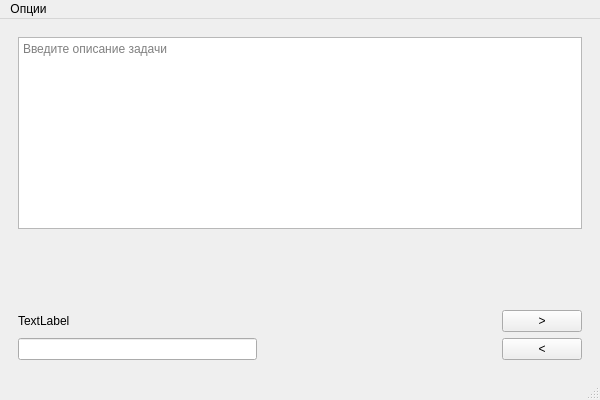
<?xml version="1.0" encoding="UTF-8"?>
<ui version="4.0">
 <class>MainWindow</class>
 <widget class="QMainWindow" name="MainWindow">
  <property name="geometry">
   <rect>
    <x>0</x>
    <y>0</y>
    <width>600</width>
    <height>400</height>
   </rect>
  </property>
  <property name="sizePolicy">
   <sizepolicy hsizetype="MinimumExpanding" vsizetype="MinimumExpanding">
    <horstretch>0</horstretch>
    <verstretch>0</verstretch>
   </sizepolicy>
  </property>
  <property name="minimumSize">
   <size>
    <width>600</width>
    <height>400</height>
   </size>
  </property>
  <property name="windowTitle">
   <string/>
  </property>
  <widget class="QWidget" name="centralwidget">
   <layout class="QVBoxLayout" name="verticalLayout">
    <item>
     <widget class="QWidget" name="widget" native="true">
      <layout class="QVBoxLayout" name="verticalLayout_2">
       <item>
        <widget class="QTextEdit" name="desc_edit">
         <property name="documentTitle">
          <string/>
         </property>
         <property name="undoRedoEnabled">
          <bool>true</bool>
         </property>
         <property name="html">
          <string>&lt;!DOCTYPE HTML PUBLIC &quot;-//W3C//DTD HTML 4.0//EN&quot; &quot;http://www.w3.org/TR/REC-html40/strict.dtd&quot;&gt;
&lt;html&gt;&lt;head&gt;&lt;meta name=&quot;qrichtext&quot; content=&quot;1&quot; /&gt;&lt;style type=&quot;text/css&quot;&gt;
p, li { white-space: pre-wrap; }
&lt;/style&gt;&lt;/head&gt;&lt;body style=&quot; font-family:'MS Shell Dlg 2'; font-size:8.25pt; font-weight:400; font-style:normal;&quot;&gt;
&lt;p style=&quot;-qt-paragraph-type:empty; margin-top:0px; margin-bottom:0px; margin-left:0px; margin-right:0px; -qt-block-indent:0; text-indent:0px;&quot;&gt;&lt;br /&gt;&lt;/p&gt;&lt;/body&gt;&lt;/html&gt;</string>
         </property>
         <property name="acceptRichText">
          <bool>false</bool>
         </property>
         <property name="placeholderText">
          <string>Введите описание задачи</string>
         </property>
        </widget>
       </item>
       <item>
        <spacer name="verticalSpacer">
         <property name="orientation">
          <enum>Qt::Vertical</enum>
         </property>
         <property name="sizeHint" stdset="0">
          <size>
           <width>20</width>
           <height>40</height>
          </size>
         </property>
        </spacer>
       </item>
       <item>
        <layout class="QGridLayout" name="gridLayout">
         <item row="0" column="2">
          <widget class="QPushButton" name="forward_btn">
           <property name="text">
            <string>&gt;</string>
           </property>
          </widget>
         </item>
         <item row="1" column="2">
          <widget class="QPushButton" name="back_btn">
           <property name="text">
            <string>&lt;</string>
           </property>
          </widget>
         </item>
         <item row="0" column="0">
          <widget class="QLabel" name="q_desc">
           <property name="text">
            <string>TextLabel</string>
           </property>
          </widget>
         </item>
         <item row="1" column="1">
          <spacer name="horizontalSpacer">
           <property name="orientation">
            <enum>Qt::Horizontal</enum>
           </property>
           <property name="sizeHint" stdset="0">
            <size>
             <width>40</width>
             <height>20</height>
            </size>
           </property>
          </spacer>
         </item>
         <item row="1" column="0">
          <widget class="QLineEdit" name="q_inp"/>
         </item>
        </layout>
       </item>
      </layout>
     </widget>
    </item>
   </layout>
  </widget>
  <widget class="QMenuBar" name="menubar">
   <property name="geometry">
    <rect>
     <x>0</x>
     <y>0</y>
     <width>600</width>
     <height>21</height>
    </rect>
   </property>
   <widget class="QMenu" name="menu">
    <property name="title">
     <string>Опции</string>
    </property>
    <addaction name="exit_action"/>
   </widget>
   <addaction name="menu"/>
  </widget>
  <widget class="QStatusBar" name="statusbar"/>
  <action name="delete_action">
   <property name="text">
    <string>Удалить задачу</string>
   </property>
  </action>
  <action name="exit_action">
   <property name="text">
    <string>Прервать тестирование</string>
   </property>
  </action>
  <action name="create_multi">
   <property name="text">
    <string>Несколько ответов</string>
   </property>
  </action>
  <action name="create_single">
   <property name="text">
    <string>Один ответ</string>
   </property>
  </action>
  <action name="save_action">
   <property name="text">
    <string>Сохранить</string>
   </property>
  </action>
 </widget>
 <resources/>
 <connections/>
</ui>
